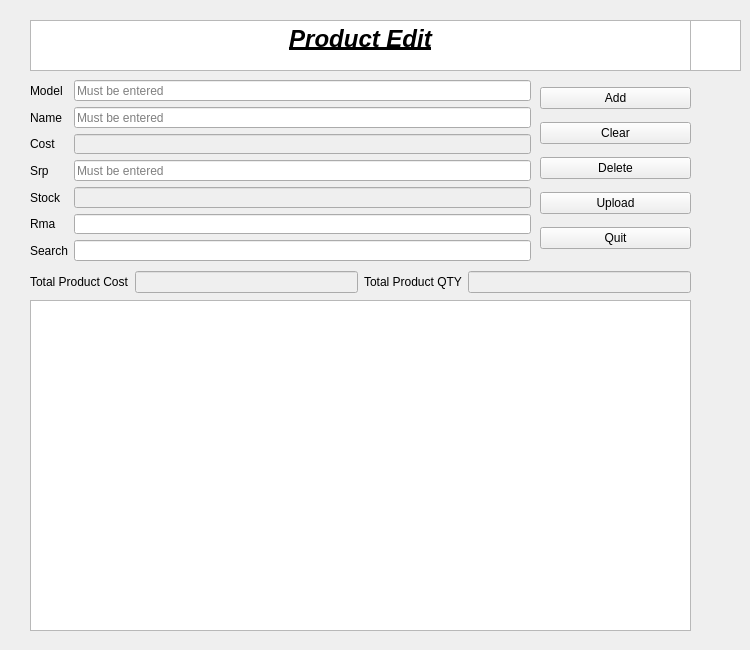
<?xml version="1.0" encoding="UTF-8"?>
<ui version="4.0">
 <class>productedit</class>
 <widget class="QWidget" name="productedit">
  <property name="geometry">
   <rect>
    <x>0</x>
    <y>0</y>
    <width>750</width>
    <height>650</height>
   </rect>
  </property>
  <property name="minimumSize">
   <size>
    <width>750</width>
    <height>650</height>
   </size>
  </property>
  <property name="maximumSize">
   <size>
    <width>750</width>
    <height>650</height>
   </size>
  </property>
  <property name="windowTitle">
   <string>Form</string>
  </property>
  <widget class="QWidget" name="formLayoutWidget">
   <property name="geometry">
    <rect>
     <x>30</x>
     <y>80</y>
     <width>501</width>
     <height>181</height>
    </rect>
   </property>
   <layout class="QFormLayout" name="formLayout">
    <item row="0" column="0">
     <widget class="QLabel" name="modelLabel">
      <property name="text">
       <string>Model</string>
      </property>
     </widget>
    </item>
    <item row="0" column="1">
     <widget class="QLineEdit" name="modelLineEdit">
      <property name="placeholderText">
       <string>Must be entered</string>
      </property>
     </widget>
    </item>
    <item row="1" column="0">
     <widget class="QLabel" name="nameLabel">
      <property name="text">
       <string>Name</string>
      </property>
     </widget>
    </item>
    <item row="1" column="1">
     <widget class="QLineEdit" name="nameLineEdit">
      <property name="placeholderText">
       <string>Must be entered</string>
      </property>
     </widget>
    </item>
    <item row="2" column="0">
     <widget class="QLabel" name="costLabel">
      <property name="text">
       <string>Cost</string>
      </property>
     </widget>
    </item>
    <item row="2" column="1">
     <widget class="QLineEdit" name="costLineEdit">
      <property name="enabled">
       <bool>false</bool>
      </property>
      <property name="placeholderText">
       <string/>
      </property>
     </widget>
    </item>
    <item row="3" column="0">
     <widget class="QLabel" name="srpLabel">
      <property name="text">
       <string>Srp</string>
      </property>
     </widget>
    </item>
    <item row="3" column="1">
     <widget class="QLineEdit" name="srpLineEdit">
      <property name="placeholderText">
       <string>Must be entered</string>
      </property>
     </widget>
    </item>
    <item row="4" column="0">
     <widget class="QLabel" name="stockLabel">
      <property name="text">
       <string>Stock</string>
      </property>
     </widget>
    </item>
    <item row="4" column="1">
     <widget class="QLineEdit" name="stockLineEdit">
      <property name="enabled">
       <bool>false</bool>
      </property>
     </widget>
    </item>
    <item row="5" column="0">
     <widget class="QLabel" name="rmaLabel">
      <property name="text">
       <string>Rma</string>
      </property>
     </widget>
    </item>
    <item row="5" column="1">
     <widget class="QLineEdit" name="rmaLineEdit"/>
    </item>
    <item row="6" column="1">
     <widget class="QLineEdit" name="searchLineEdit"/>
    </item>
    <item row="6" column="0">
     <widget class="QLabel" name="searchLabel">
      <property name="text">
       <string>Search</string>
      </property>
     </widget>
    </item>
   </layout>
  </widget>
  <widget class="QWidget" name="verticalLayoutWidget">
   <property name="geometry">
    <rect>
     <x>540</x>
     <y>80</y>
     <width>151</width>
     <height>181</height>
    </rect>
   </property>
   <layout class="QVBoxLayout" name="verticalLayout">
    <item>
     <widget class="QPushButton" name="addbu">
      <property name="text">
       <string>Add</string>
      </property>
     </widget>
    </item>
    <item>
     <widget class="QPushButton" name="clearbu">
      <property name="text">
       <string>Clear</string>
      </property>
     </widget>
    </item>
    <item>
     <widget class="QPushButton" name="Deletebu">
      <property name="text">
       <string>Delete</string>
      </property>
     </widget>
    </item>
    <item>
     <widget class="QPushButton" name="uploadbu">
      <property name="text">
       <string>Upload</string>
      </property>
     </widget>
    </item>
    <item>
     <widget class="QPushButton" name="quitbu">
      <property name="text">
       <string>Quit</string>
      </property>
     </widget>
    </item>
   </layout>
  </widget>
  <widget class="QTextBrowser" name="producteditlabel">
   <property name="geometry">
    <rect>
     <x>30</x>
     <y>20</y>
     <width>661</width>
     <height>51</height>
    </rect>
   </property>
   <property name="html">
    <string>&lt;!DOCTYPE HTML PUBLIC &quot;-//W3C//DTD HTML 4.0//EN&quot; &quot;http://www.w3.org/TR/REC-html40/strict.dtd&quot;&gt;
&lt;html&gt;&lt;head&gt;&lt;meta name=&quot;qrichtext&quot; content=&quot;1&quot; /&gt;&lt;style type=&quot;text/css&quot;&gt;
p, li { white-space: pre-wrap; }
&lt;/style&gt;&lt;/head&gt;&lt;body style=&quot; font-family:'PMingLiU'; font-size:9pt; font-weight:400; font-style:normal;&quot;&gt;
&lt;p align=&quot;center&quot; style=&quot; margin-top:0px; margin-bottom:0px; margin-left:0px; margin-right:0px; -qt-block-indent:0; text-indent:0px;&quot;&gt;&lt;span style=&quot; font-size:18pt; font-weight:600; font-style:italic; text-decoration: underline;&quot;&gt;Product Edit&lt;/span&gt;&lt;/p&gt;&lt;/body&gt;&lt;/html&gt;</string>
   </property>
  </widget>
  <widget class="QTreeView" name="treeView">
   <property name="geometry">
    <rect>
     <x>30</x>
     <y>300</y>
     <width>661</width>
     <height>331</height>
    </rect>
   </property>
  </widget>
  <widget class="QTextBrowser" name="idBrowser">
   <property name="geometry">
    <rect>
     <x>690</x>
     <y>20</y>
     <width>51</width>
     <height>51</height>
    </rect>
   </property>
   <property name="font">
    <font>
     <family>Arial</family>
     <pointsize>20</pointsize>
     <weight>75</weight>
     <bold>true</bold>
    </font>
   </property>
  </widget>
  <widget class="QWidget" name="layoutWidget">
   <property name="geometry">
    <rect>
     <x>30</x>
     <y>271</y>
     <width>661</width>
     <height>22</height>
    </rect>
   </property>
   <layout class="QHBoxLayout" name="horizontalLayout">
    <item>
     <widget class="QLabel" name="label">
      <property name="text">
       <string>Total Product Cost</string>
      </property>
     </widget>
    </item>
    <item>
     <widget class="QLineEdit" name="to_amco_ed">
      <property name="enabled">
       <bool>false</bool>
      </property>
     </widget>
    </item>
    <item>
     <widget class="QLabel" name="label_2">
      <property name="text">
       <string>Total Product QTY</string>
      </property>
     </widget>
    </item>
    <item>
     <widget class="QLineEdit" name="to_amqty_ed">
      <property name="enabled">
       <bool>false</bool>
      </property>
     </widget>
    </item>
   </layout>
  </widget>
 </widget>
 <resources/>
 <connections>
  <connection>
   <sender>quitbu</sender>
   <signal>clicked()</signal>
   <receiver>productedit</receiver>
   <slot>close()</slot>
   <hints>
    <hint type="sourcelabel">
     <x>653</x>
     <y>241</y>
    </hint>
    <hint type="destinationlabel">
     <x>784</x>
     <y>260</y>
    </hint>
   </hints>
  </connection>
 </connections>
</ui>
